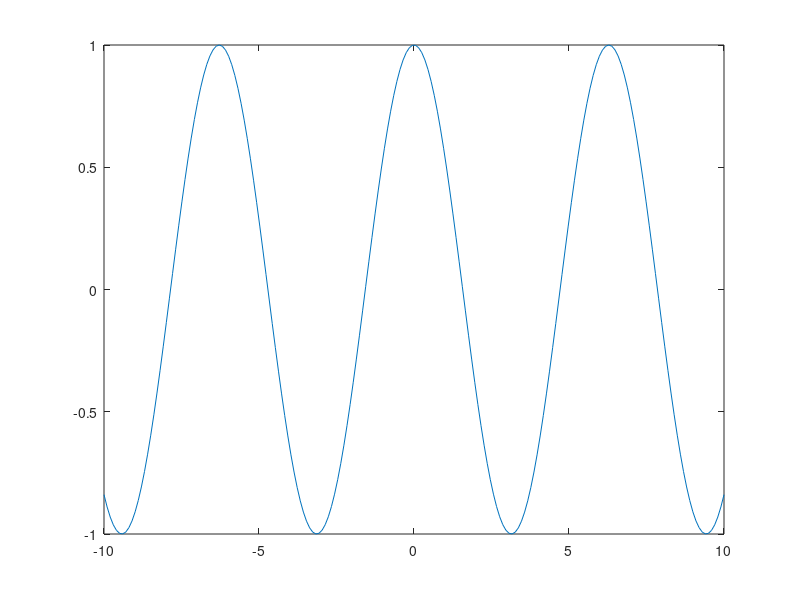
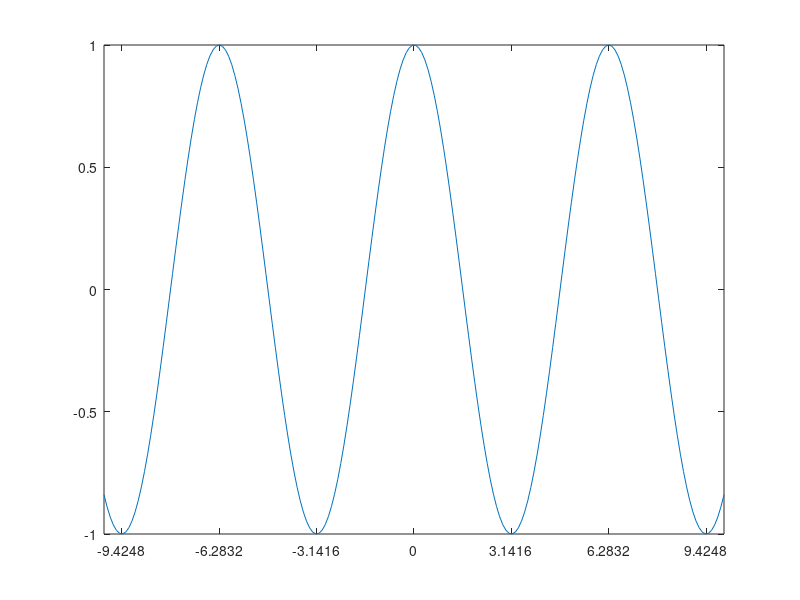
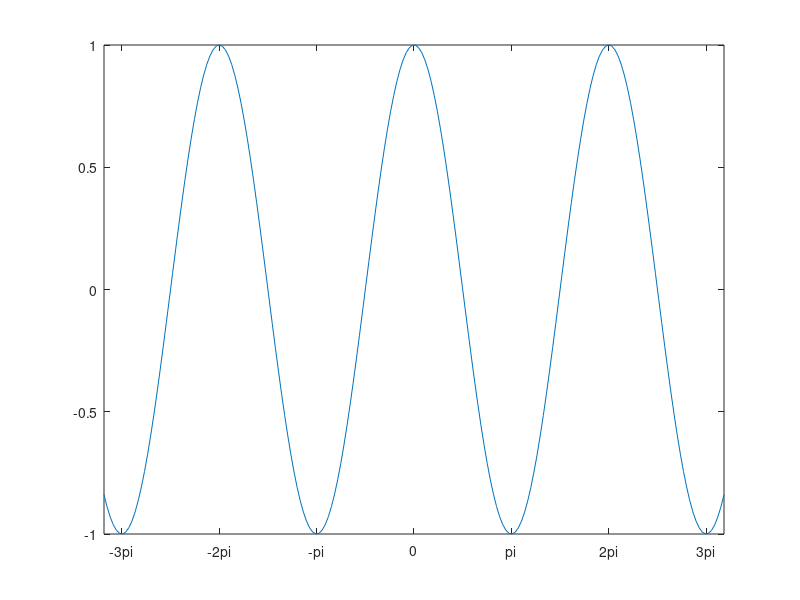

Here is the MATLAB script that generated these plots, in order: (Note: this script raises an error after producing the figures.)
% create line chart
x = linspace(-10, 10, 200);
y = cos(x);
figure;
plot(x,y);

% add tick mark
figure;
plot(x,y);
set(gca, 'XTick', [-3*pi, -2*pi, -pi, 0, pi, 2*pi, 3*pi]);
set(gca, 'YTick', [-1, -0.5, 0, 0.5, 1]);

% change tick mark labels
figure;
plot(x,y);
set(gca, 'XTick', [-3*pi, -2*pi, -pi, 0, pi, 2*pi, 3*pi]);
set(gca, 'YTick', [-1, -0.5, 0, 0.5, 1]);

set(gca, 'XTickLabel',{'-3pi','-2pi','-pi','0','pi','2pi','3pi'})
set(gca, 'YTickLable', ['min = -1', '-0.5', '0', '0.5', 'max = 1']);